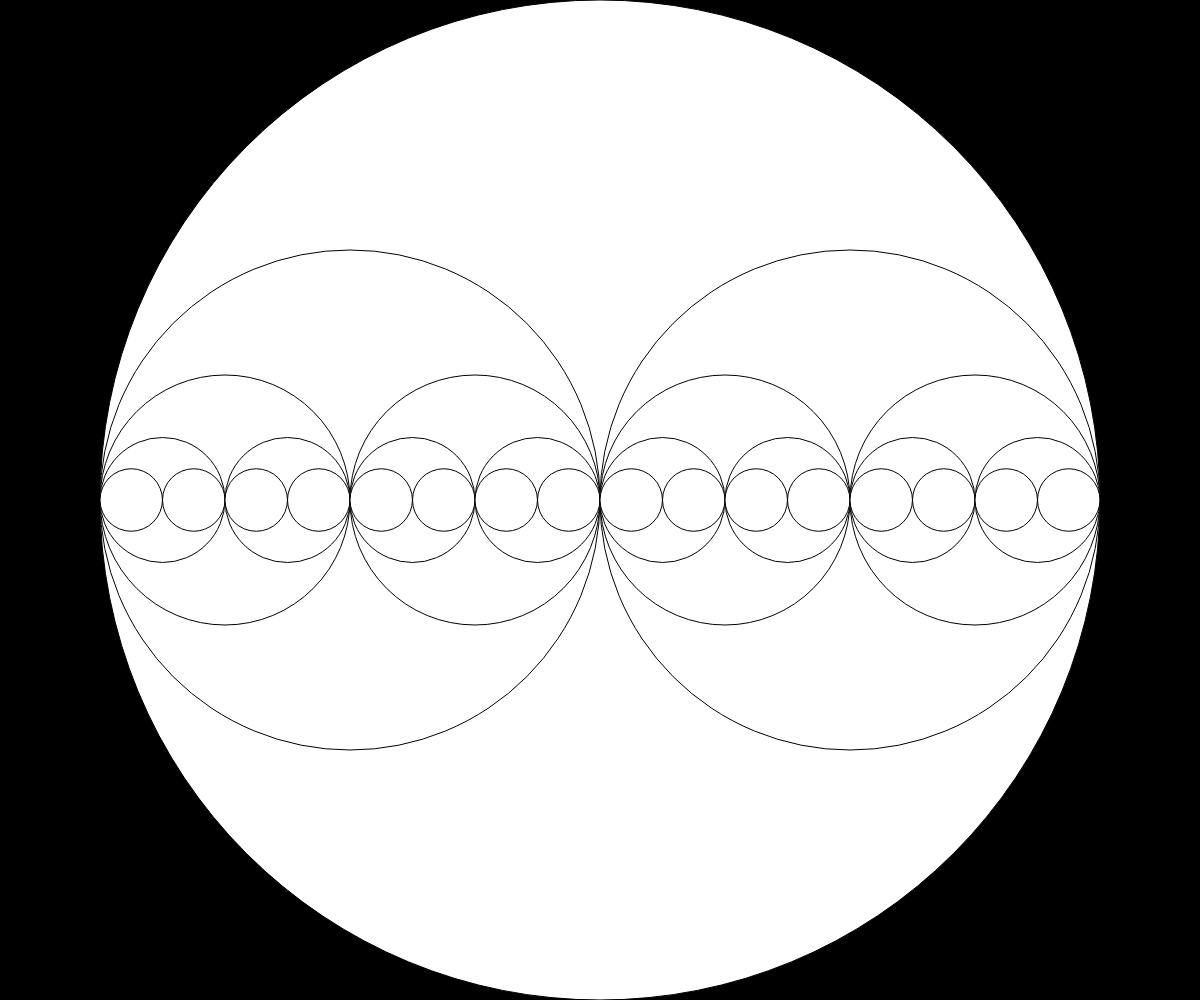
Frame 1 (no input)
Frame 60 (no input): identical to frame 1, image omitted
Frame 120 (the mouse pressed at the canvas centre since frame 60): identical to frame 1, image omitted

The p5.js sketch that drew this single still picture (run headless with seeded random() and noise() and a simulated clock; from frame 60 on, the mouse is pressed at the canvas centre):

// p5.js sketch
// ── sketch.js
// Title
// Logan Weckert
// x/xx/2021
//
// Extra for Experts:
// - describe what you did to take this project "above and beyond"

function setup() {
  createCanvas(windowWidth, windowHeight);
}

function draw() {
  background(0);
  recursiveCircle(width/2, height);
}

function recursiveCircle(x, diameter){
  circle(x, height/2, diameter);

  if(diameter > 100){
    recursiveCircle(x-0.25*diameter, diameter/2);
    recursiveCircle(x+0.25*diameter, diameter/2);
  }
}
